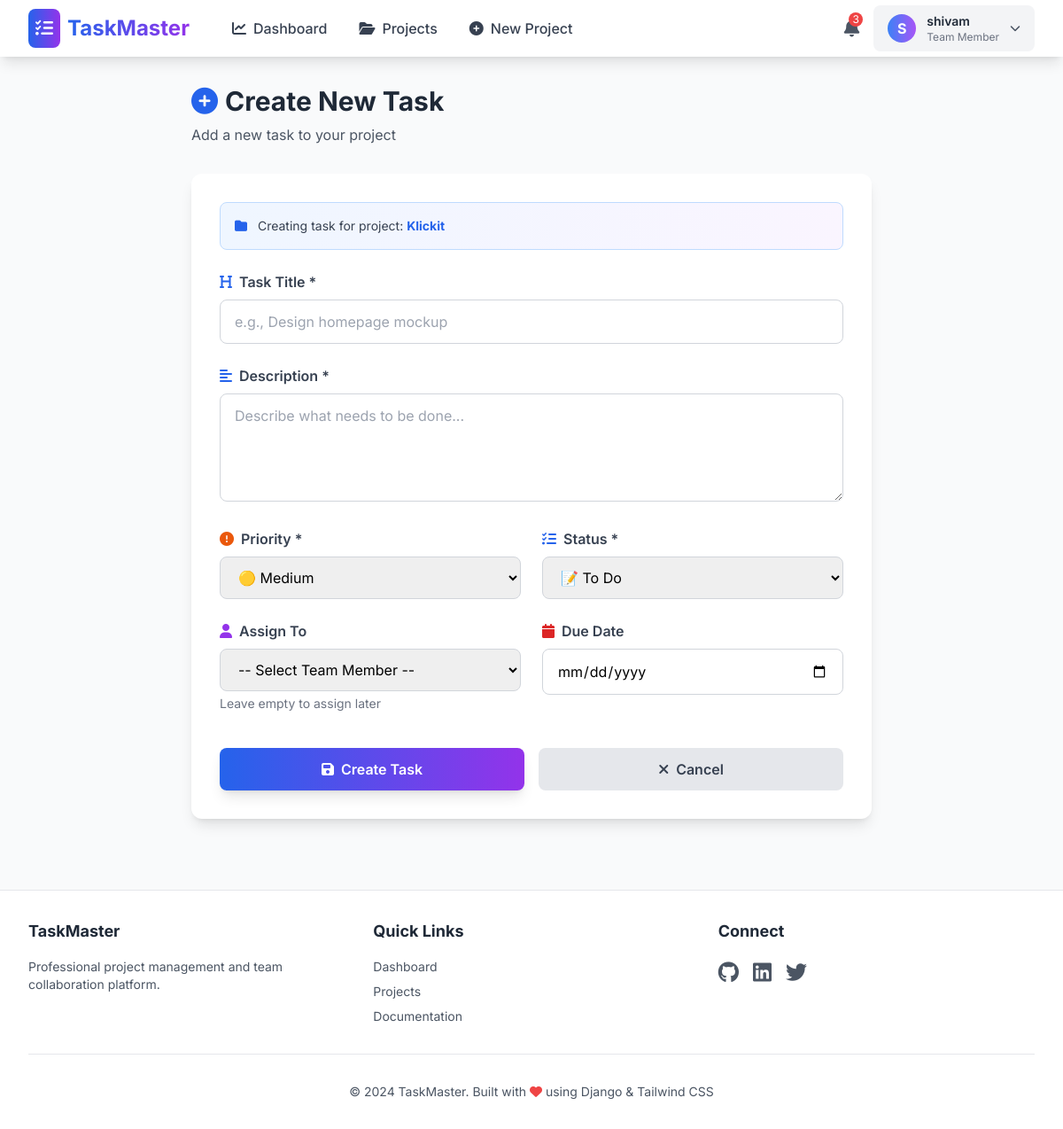
Page /tasks/create/2/ (signed in) on the committed database.
### accounts/models.py (models this page shows, shortened)
class CustomUser(AbstractUser):
    ROLE_CHOICES = [
        ('admin', 'Admin'),
        ('manager', 'Manager'),
        ('member', 'Team Member'),
    ]
    email = models.EmailField(unique=True, verbose_name='Email Address')
    role = models.CharField(
        max_length=20,
        choices=ROLE_CHOICES,
        default='member',
        verbose_name='User Role'
    )
    bio = models.TextField(
        blank=True,
        null=True,
        verbose_name='Biography',
        help_text='Tell us about yourself'
    )
    avatar = models.ImageField(
        upload_to='avatars/',
        blank=True,
        null=True,
        verbose_name='Profile Picture'
    )
    phone = models.CharField(
        max_length=15,
        blank=True,
        null=True,
        verbose_name='Phone Number'
    )
    created_at = models.DateTimeField(auto_now_add=True, verbose_name='Joined Date')
    updated_at = models.DateTimeField(auto_now=True, verbose_name='Last Updated')
    class Meta:
        ordering = ['-created_at']
        verbose_name = 'User'
        verbose_name_plural = 'Users'

### projects/models.py (models this page shows, shortened)
class Project(models.Model):
    STATUS_CHOICES = [
        ('planning', 'Planning'),
        ('active', 'Active'),
        ('on_hold', 'On Hold'),
        ('completed', 'Completed'),
        ('archived', 'Archived'),
    ]
    name = models.CharField(
        max_length=200,
        verbose_name='Project Name',
        help_text='Enter a unique project name'
    )
    description = models.TextField(
        verbose_name='Project Description',
        help_text='Detailed description of the project'
    )
    status = models.CharField(
        max_length=20,
        choices=STATUS_CHOICES,
        default='planning',
        verbose_name='Project Status'
    )
    owner = models.ForeignKey(
        settings.AUTH_USER_MODEL,
        on_delete=models.CASCADE,
        related_name='owned_projects',
        verbose_name='Project Owner',
        help_text='User who created and owns this project'
    )
    members = models.ManyToManyField(
        settings.AUTH_USER_MODEL,
        related_name='projects',
        blank=True,
        verbose_name='Project Members',
        help_text='Team members working on this project'
    )
    start_date = models.DateField(
        null=True,
        blank=True,
        verbose_name='Start Date'
    )
    end_date = models.DateField(
        null=True,
        blank=True,
        verbose_name='End Date'
    )
    created_at = models.DateTimeField(auto_now_add=True, verbose_name='Created At')
    updated_at = models.DateTimeField(auto_now=True, verbose_name='Last Updated')
    class Meta:
        ordering = ['-created_at']
        verbose_name = 'Project'
        verbose_name_plural = 'Projects'
        indexes = [
            models.Index(fields=['-created_at']),
            models.Index(fields=['status']),
        ]

### tasks/views.py (the view, shortened to what this page needs)
# urls.py: path('create/<int:project_pk>/', views.task_create_view, name='task_create'),
@login_required
def task_create_view(request, project_pk):
    project = get_object_or_404(Project, pk=project_pk)
    context = {
        'project': project,
        'members': project.members.all()
    }
    return render(request, 'tasks/task_form.html', context)

### templates/tasks/task_form.html (shortened to what this page needs)
{% extends 'base.html' %}
{% block content %}
<div class="max-w-3xl mx-auto fade-in">
    <div class="mb-8">
        <h1 class="text-3xl font-bold text-gray-800 mb-2">
            <i class="fas fa-plus-circle mr-2 text-blue-600"></i>Create New Task
        </h1>
        <p class="text-gray-600">Add a new task to your project</p>
    </div>
    <div class="bg-white rounded-xl shadow-lg p-8">
        <div class="mb-6 p-4 bg-gradient-to-r from-blue-50 to-purple-50 border border-blue-200 rounded-lg">
            <p class="text-sm text-gray-700">
                <i class="fas fa-folder text-blue-600 mr-2"></i>
                Creating task for project: <strong class="text-blue-600">{{ project.name }}</strong>
            </p>
        </div>
        <form method="POST" class="space-y-6">
            <div>
                <label class="block text-gray-700 font-semibold mb-2">
                    <i class="fas fa-heading mr-2 text-blue-600"></i>Task Title *
                </label>
                <input type="text" name="title" required
                    class="w-full px-4 py-3 border border-gray-300 rounded-lg focus:outline-none focus:ring-2 focus:ring-blue-500 focus:border-transparent transition"
                    placeholder="e.g., Design homepage mockup">
            </div>
            <div>
                <label class="block text-gray-700 font-semibold mb-2">
                    <i class="fas fa-align-left mr-2 text-blue-600"></i>Description *
                </label>
                <textarea name="description" required rows="4"
                    class="w-full px-4 py-3 border border-gray-300 rounded-lg focus:outline-none focus:ring-2 focus:ring-blue-500 focus:border-transparent transition"
                    placeholder="Describe what needs to be done..."></textarea>
            </div>
            <div class="grid grid-cols-1 md:grid-cols-2 gap-6">
                <div>
                    <label class="block text-gray-700 font-semibold mb-2">
                        <i class="fas fa-exclamation-circle mr-2 text-orange-600"></i>Priority *
                    </label>
                    <select name="priority" required
                        class="w-full px-4 py-3 border border-gray-300 rounded-lg focus:outline-none focus:ring-2 focus:ring-blue-500 focus:border-transparent transition">
                        <option value="medium" selected>🟡 Medium</option>
                    </select>
                </div>
                <div>
                    <label class="block text-gray-700 font-semibold mb-2">
                        <i class="fas fa-tasks mr-2 text-blue-600"></i>Status *
                    </label>
                    <select name="status" required
                        class="w-full px-4 py-3 border border-gray-300 rounded-lg focus:outline-none focus:ring-2 focus:ring-blue-500 focus:border-transparent transition">
                        <option value="todo" selected>📝 To Do</option>
                    </select>
                </div>
            </div>
            <div class="grid grid-cols-1 md:grid-cols-2 gap-6">
                <div>
                    <label class="block text-gray-700 font-semibold mb-2">
                        <i class="fas fa-user mr-2 text-purple-600"></i>Assign To
                    </label>
                    <select name="assigned_to"
                        class="w-full px-4 py-3 border border-gray-300 rounded-lg focus:outline-none focus:ring-2 focus:ring-blue-500 focus:border-transparent transition">
                        <option value="">-- Select Team Member --</option>
                    </select>
                    <p class="text-sm text-gray-500 mt-1">Leave empty to assign later</p>
                </div>
                <div>
                    <label class="block text-gray-700 font-semibold mb-2">
                        <i class="fas fa-calendar mr-2 text-red-600"></i>Due Date
                    </label>
                    <input type="date" name="due_date"
                        class="w-full px-4 py-3 border border-gray-300 rounded-lg focus:outline-none focus:ring-2 focus:ring-blue-500 focus:border-transparent transition">
                </div>
            </div>
            <div class="flex flex-col sm:flex-row gap-4 pt-4">
                <button type="submit"
                    class="flex-1 bg-gradient-to-r from-blue-600 to-purple-600 text-white px-6 py-3 rounded-lg hover:from-blue-700 hover:to-purple-700 transition font-semibold shadow-lg">
                    <i class="fas fa-save mr-2"></i>Create Task
                </button>
                <a href="{% url 'project_detail' project.pk %}"
                    class="flex-1 bg-gray-200 text-gray-700 px-6 py-3 rounded-lg hover:bg-gray-300 transition font-semibold text-center">
                    <i class="fas fa-times mr-2"></i>Cancel
                </a>
            </div>
        </form>
    </div>
</div>
{% endblock %}

### templates/base.html (shortened to what this page needs)
<!DOCTYPE html>
<html lang="en">
<head>
    <script src="https://cdn.tailwindcss.com"></script>
    <link rel="stylesheet" href="https://cdnjs.cloudflare.com/ajax/libs/font-awesome/6.4.0/css/all.min.css">
</head>
<body class="bg-gray-50 min-h-screen">
    {% if user.is_authenticated %}
    <nav class="bg-white shadow-lg sticky top-0 z-50">
        <div class="max-w-7xl mx-auto px-4 sm:px-6 lg:px-8">
            <div class="flex justify-between items-center h-16">
                <div class="flex items-center space-x-8">
                    <a href="{% url 'dashboard' %}" class="flex items-center space-x-2">
                        <div class="bg-gradient-to-r from-blue-600 to-purple-600 p-2 rounded-lg">
                            <i class="fas fa-tasks text-white text-xl"></i>
                        </div>
                        <span class="text-2xl font-bold bg-gradient-to-r from-blue-600 to-purple-600 bg-clip-text text-transparent">
                        </span>
                    </a>
                    <div class="hidden md:flex space-x-1">
                        <a href="{% url 'dashboard' %}" class="text-gray-700 hover:bg-blue-50 hover:text-blue-600 px-4 py-2 rounded-md transition font-medium">
                            <i class="fas fa-chart-line mr-2"></i>Dashboard
                        </a>
                        <a href="{% url 'project_list' %}" class="text-gray-700 hover:bg-blue-50 hover:text-blue-600 px-4 py-2 rounded-md transition font-medium">
                            <i class="fas fa-folder-open mr-2"></i>Projects
                        </a>
                        <a href="{% url 'project_create' %}" class="text-gray-700 hover:bg-blue-50 hover:text-blue-600 px-4 py-2 rounded-md transition font-medium">
                            <i class="fas fa-plus-circle mr-2"></i>New Project
                        </a>
                    </div>
                </div>
                <div class="flex items-center space-x-4">
                    <button class="text-gray-600 hover:text-blue-600 relative">
                        <i class="fas fa-bell text-xl"></i>
                        <span class="absolute -top-1 -right-1 bg-red-500 text-white text-xs rounded-full w-4 h-4 flex items-center justify-center">3</span>
                    </button>
                    <div class="relative group">
                        <button class="flex items-center space-x-3 bg-gray-100 hover:bg-gray-200 px-4 py-2 rounded-lg transition">
                            <div class="bg-gradient-to-r from-blue-500 to-purple-500 w-8 h-8 rounded-full flex items-center justify-center text-white font-bold">
                                {{ user.username.0|upper }}
                            </div>
                            <div class="hidden md:block text-left">
                                <p class="text-sm font-semibold text-gray-800">{{ user.username }}</p>
                                <p class="text-xs text-gray-500">{{ user.get_role_display }}</p>
                            </div>
                            <i class="fas fa-chevron-down text-gray-600 text-xs"></i>
                        </button>
                    </div>
                </div>
            </div>
        </div>
    </nav>
    {% endif %}
    <main class="max-w-7xl mx-auto px-4 sm:px-6 lg:px-8 py-8">
        {% block content %}{% endblock %}
    </main>
    <footer class="bg-white border-t mt-12 py-8">
        <div class="max-w-7xl mx-auto px-4 sm:px-6 lg:px-8">
            <div class="grid grid-cols-1 md:grid-cols-3 gap-8">
                <div>
                    <h3 class="text-lg font-bold text-gray-800 mb-4">TaskMaster</h3>
                    <p class="text-gray-600 text-sm">Professional project management and team collaboration platform.</p>
                </div>
                <div>
                    <h3 class="text-lg font-bold text-gray-800 mb-4">Quick Links</h3>
                    <ul class="space-y-2 text-sm">
                        <li><a href="{% url 'dashboard' %}" class="text-gray-600 hover:text-blue-600">Dashboard</a></li>
                        <li><a href="{% url 'project_list' %}" class="text-gray-600 hover:text-blue-600">Projects</a></li>
                        <li><a href="#" class="text-gray-600 hover:text-blue-600">Documentation</a></li>
                    </ul>
                </div>
                <div>
                    <h3 class="text-lg font-bold text-gray-800 mb-4">Connect</h3>
                    <div class="flex space-x-4">
                        <a href="#" class="text-gray-600 hover:text-blue-600"><i class="fab fa-github text-2xl"></i></a>
                        <a href="#" class="text-gray-600 hover:text-blue-600"><i class="fab fa-linkedin text-2xl"></i></a>
                        <a href="#" class="text-gray-600 hover:text-blue-600"><i class="fab fa-twitter text-2xl"></i></a>
                    </div>
                </div>
            </div>
            <div class="border-t mt-8 pt-8 text-center text-gray-600 text-sm">
                <p>&copy; 2024 TaskMaster. Built with <i class="fas fa-heart text-red-500"></i> using Django & Tailwind CSS</p>
            </div>
        </div>
    </footer>
</body>
</html>

### templates/base.html (style rules this page uses)
body { font-family: 'Inter', sans-serif; }
.fade-in { animation: fadeIn 0.5s ease-in; }

### rows in the picture
CustomUser: username.0 "S", username "shivam", role "Team Member"
Project: name "Klickit"
